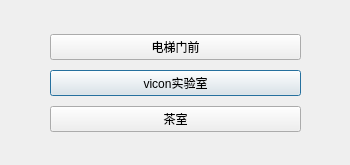
<?xml version="1.0" encoding="UTF-8"?>
<ui version="4.0">
 <class>Nav</class>
 <widget class="QDialog" name="Nav">
  <property name="geometry">
   <rect>
    <x>0</x>
    <y>0</y>
    <width>350</width>
    <height>165</height>
   </rect>
  </property>
  <property name="windowTitle">
   <string>导航至...</string>
  </property>
  <widget class="QWidget" name="gridLayoutWidget">
   <property name="geometry">
    <rect>
     <x>50</x>
     <y>30</y>
     <width>251</width>
     <height>107</height>
    </rect>
   </property>
   <layout class="QGridLayout" name="gridLayout">
    <item row="2" column="0">
     <widget class="QPushButton" name="pushButton_2">
      <property name="text">
       <string>vicon实验室</string>
      </property>
     </widget>
    </item>
    <item row="3" column="0">
     <widget class="QPushButton" name="pushButton_3">
      <property name="text">
       <string>茶室</string>
      </property>
     </widget>
    </item>
    <item row="1" column="0">
     <widget class="QPushButton" name="pushButton">
      <property name="text">
       <string>电梯门前</string>
      </property>
     </widget>
    </item>
   </layout>
  </widget>
 </widget>
 <resources/>
 <connections/>
</ui>
